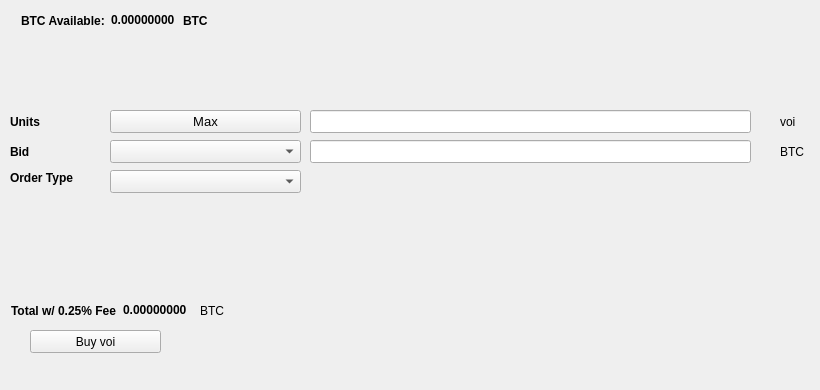
   <widget class="QWidget" name="BuyTab">
    <attribute name="title">
     <string>Buy</string>
    </attribute>
    <widget class="QPushButton" name="Buyvoi">
     <property name="geometry">
      <rect>
       <x>30</x>
       <y>330</y>
       <width>131</width>
       <height>23</height>
      </rect>
     </property>
     <property name="text">
      <string>Buy voi</string>
     </property>
     <property name="icon">
      <iconset resource="../voi.qrc">
       <normaloff>:/icons/bitcoin</normaloff>:/icons/bitcoin</iconset>
     </property>
    </widget>
    <widget class="QLabel" name="label_3">
     <property name="geometry">
      <rect>
       <x>10</x>
       <y>110</y>
       <width>46</width>
       <height>23</height>
      </rect>
     </property>
     <property name="font">
      <font>
       <weight>75</weight>
       <bold>true</bold>
      </font>
     </property>
     <property name="text">
      <string>Units</string>
     </property>
    </widget>
    <widget class="QLineEdit" name="UnitsInput">
     <property name="geometry">
      <rect>
       <x>310</x>
       <y>110</y>
       <width>441</width>
       <height>23</height>
      </rect>
     </property>
     <property name="font">
      <font>
       <pointsize>9</pointsize>
       <weight>75</weight>
       <bold>true</bold>
      </font>
     </property>
    </widget>
    <widget class="QLineEdit" name="BuyBidPriceEdit">
     <property name="geometry">
      <rect>
       <x>310</x>
       <y>140</y>
       <width>441</width>
       <height>23</height>
      </rect>
     </property>
     <property name="font">
      <font>
       <pointsize>9</pointsize>
       <weight>75</weight>
       <bold>true</bold>
      </font>
     </property>
    </widget>
    <widget class="QLabel" name="label_4">
     <property name="geometry">
      <rect>
       <x>780</x>
       <y>110</y>
       <width>31</width>
       <height>23</height>
      </rect>
     </property>
     <property name="text">
      <string>voi</string>
     </property>
    </widget>
    <widget class="QLabel" name="label_5">
     <property name="geometry">
      <rect>
       <x>780</x>
       <y>140</y>
       <width>31</width>
       <height>23</height>
      </rect>
     </property>
     <property name="text">
      <string>BTC</string>
     </property>
    </widget>
    <widget class="QLabel" name="label_6">
     <property name="geometry">
      <rect>
       <x>10</x>
       <y>140</y>
       <width>46</width>
       <height>23</height>
      </rect>
     </property>
     <property name="font">
      <font>
       <weight>75</weight>
       <bold>true</bold>
      </font>
     </property>
     <property name="text">
      <string>Bid</string>
     </property>
    </widget>
    <widget class="QLabel" name="label_7">
     <property name="geometry">
      <rect>
       <x>10</x>
       <y>170</y>
       <width>91</width>
       <height>16</height>
      </rect>
     </property>
     <property name="font">
      <font>
       <weight>75</weight>
       <bold>true</bold>
      </font>
     </property>
     <property name="text">
      <string>Order Type</string>
     </property>
    </widget>
    <widget class="QPushButton" name="Buy_Max_Amount">
     <property name="geometry">
      <rect>
       <x>110</x>
       <y>110</y>
       <width>191</width>
       <height>23</height>
      </rect>
     </property>
     <property name="font">
      <font>
       <pointsize>10</pointsize>
      </font>
     </property>
     <property name="text">
      <string>Max</string>
     </property>
    </widget>
    <widget class="QComboBox" name="BuyBidcomboBox">
     <property name="geometry">
      <rect>
       <x>110</x>
       <y>140</y>
       <width>191</width>
       <height>23</height>
      </rect>
     </property>
     <property name="font">
      <font>
       <pointsize>10</pointsize>
      </font>
     </property>
    </widget>
    <widget class="QComboBox" name="buyOrdertypeCombo">
     <property name="geometry">
      <rect>
       <x>110</x>
       <y>170</y>
       <width>191</width>
       <height>23</height>
      </rect>
     </property>
     <property name="font">
      <font>
       <pointsize>10</pointsize>
      </font>
     </property>
    </widget>
    <widget class="QWidget" name="layoutWidget1">
     <property name="geometry">
      <rect>
       <x>21</x>
       <y>11</y>
       <width>227</width>
       <height>19</height>
      </rect>
     </property>
     <layout class="QHBoxLayout" name="horizontalLayout_3">
      <item>
       <widget class="QLabel" name="label232">
        <property name="font">
         <font>
          <weight>75</weight>
          <bold>true</bold>
         </font>
        </property>
        <property name="text">
         <string>BTC Available:</string>
        </property>
       </widget>
      </item>
      <item>
       <widget class="QLabel" name="BtcAvailableLbl">
        <property name="palette">
         <palette>
          <active>
           <colorrole role="WindowText">
            <brush brushstyle="SolidPattern">
             <color alpha="255">
              <red>0</red>
              <green>0</green>
              <blue>0</blue>
             </color>
            </brush>
           </colorrole>
           <colorrole role="Button">
            <brush brushstyle="SolidPattern">
             <color alpha="255">
              <red>0</red>
              <green>170</green>
              <blue>0</blue>
             </color>
            </brush>
           </colorrole>
           <colorrole role="Light">
            <brush brushstyle="SolidPattern">
             <color alpha="255">
              <red>0</red>
              <green>255</green>
              <blue>0</blue>
             </color>
            </brush>
           </colorrole>
           <colorrole role="Midlight">
            <brush brushstyle="SolidPattern">
             <color alpha="255">
              <red>0</red>
              <green>212</green>
              <blue>0</blue>
             </color>
            </brush>
           </colorrole>
           <colorrole role="Dark">
            <brush brushstyle="SolidPattern">
             <color alpha="255">
              <red>0</red>
              <green>85</green>
              <blue>0</blue>
             </color>
            </brush>
           </colorrole>
           <colorrole role="Mid">
            <brush brushstyle="SolidPattern">
             <color alpha="255">
              <red>0</red>
              <green>113</green>
              <blue>0</blue>
             </color>
            </brush>
           </colorrole>
           <colorrole role="Text">
            <brush brushstyle="SolidPattern">
             <color alpha="255">
              <red>0</red>
              <green>170</green>
              <blue>0</blue>
             </color>
            </brush>
           </colorrole>
           <colorrole role="BrightText">
            <brush brushstyle="SolidPattern">
             <color alpha="255">
              <red>255</red>
              <green>255</green>
              <blue>255</blue>
             </color>
            </brush>
           </colorrole>
           <colorrole role="ButtonText">
            <brush brushstyle="SolidPattern">
             <color alpha="255">
              <red>0</red>
              <green>0</green>
              <blue>0</blue>
             </color>
            </brush>
           </colorrole>
           <colorrole role="Base">
            <brush brushstyle="SolidPattern">
             <color alpha="255">
              <red>255</red>
              <green>255</green>
              <blue>255</blue>
             </color>
            </brush>
           </colorrole>
           <colorrole role="Window">
            <brush brushstyle="SolidPattern">
             <color alpha="255">
              <red>0</red>
              <green>170</green>
              <blue>0</blue>
             </color>
            </brush>
           </colorrole>
           <colorrole role="Shadow">
            <brush brushstyle="SolidPattern">
             <color alpha="255">
              <red>0</red>
              <green>0</green>
              <blue>0</blue>
             </color>
            </brush>
           </colorrole>
           <colorrole role="AlternateBase">
            <brush brushstyle="SolidPattern">
             <color alpha="255">
              <red>127</red>
              <green>212</green>
              <blue>127</blue>
             </color>
            </brush>
           </colorrole>
           <colorrole role="ToolTipBase">
            <brush brushstyle="SolidPattern">
             <color alpha="255">
              <red>255</red>
              <green>255</green>
              <blue>220</blue>
             </color>
            </brush>
           </colorrole>
           <colorrole role="ToolTipText">
            <brush brushstyle="SolidPattern">
             <color alpha="255">
              <red>0</red>
              <green>0</green>
              <blue>0</blue>
             </color>
            </brush>
           </colorrole>
          </active>
          <inactive>
           <colorrole role="WindowText">
            <brush brushstyle="SolidPattern">
             <color alpha="255">
              <red>0</red>
              <green>0</green>
              <blue>0</blue>
             </color>
            </brush>
           </colorrole>
           <colorrole role="Button">
            <brush brushstyle="SolidPattern">
             <color alpha="255">
              <red>0</red>
              <green>170</green>
              <blue>0</blue>
             </color>
            </brush>
           </colorrole>
           <colorrole role="Light">
            <brush brushstyle="SolidPattern">
             <color alpha="255">
              <red>0</red>
              <green>255</green>
              <blue>0</blue>
             </color>
            </brush>
           </colorrole>
           <colorrole role="Midlight">
            <brush brushstyle="SolidPattern">
             <color alpha="255">
              <red>0</red>
              <green>212</green>
              <blue>0</blue>
             </color>
            </brush>
           </colorrole>
           <colorrole role="Dark">
            <brush brushstyle="SolidPattern">
             <color alpha="255">
              <red>0</red>
              <green>85</green>
              <blue>0</blue>
             </color>
            </brush>
           </colorrole>
           <colorrole role="Mid">
            <brush brushstyle="SolidPattern">
             <color alpha="255">
              <red>0</red>
              <green>113</green>
              <blue>0</blue>
             </color>
            </brush>
           </colorrole>
           <colorrole role="Text">
            <brush brushstyle="SolidPattern">
             <color alpha="255">
              <red>0</red>
              <green>170</green>
              <blue>0</blue>
             </color>
            </brush>
           </colorrole>
           <colorrole role="BrightText">
            <brush brushstyle="SolidPattern">
             <color alpha="255">
              <red>255</red>
              <green>255</green>
              <blue>255</blue>
             </color>
            </brush>
           </colorrole>
           <colorrole role="ButtonText">
            <brush brushstyle="SolidPattern">
             <color alpha="255">
              <red>0</red>
              <green>0</green>
              <blue>0</blue>
             </color>
            </brush>
           </colorrole>
           <colorrole role="Base">
            <brush brushstyle="SolidPattern">
             <color alpha="255">
              <red>255</red>
              <green>255</green>
              <blue>255</blue>
             </color>
            </brush>
           </colorrole>
           <colorrole role="Window">
            <brush brushstyle="SolidPattern">
             <color alpha="255">
              <red>0</red>
              <green>170</green>
              <blue>0</blue>
             </color>
            </brush>
           </colorrole>
           <colorrole role="Shadow">
            <brush brushstyle="SolidPattern">
             <color alpha="255">
              <red>0</red>
              <green>0</green>
              <blue>0</blue>
             </color>
            </brush>
           </colorrole>
           <colorrole role="AlternateBase">
            <brush brushstyle="SolidPattern">
             <color alpha="255">
              <red>127</red>
              <green>212</green>
              <blue>127</blue>
             </color>
            </brush>
           </colorrole>
           <colorrole role="ToolTipBase">
            <brush brushstyle="SolidPattern">
             <color alpha="255">
              <red>255</red>
              <green>255</green>
              <blue>220</blue>
             </color>
            </brush>
           </colorrole>
           <colorrole role="ToolTipText">
            <brush brushstyle="SolidPattern">
             <color alpha="255">
              <red>0</red>
              <green>0</green>
              <blue>0</blue>
             </color>
            </brush>
           </colorrole>
          </inactive>
          <disabled>
           <colorrole role="WindowText">
            <brush brushstyle="SolidPattern">
             <color alpha="255">
              <red>0</red>
              <green>85</green>
              <blue>0</blue>
             </color>
            </brush>
           </colorrole>
           <colorrole role="Button">
            <brush brushstyle="SolidPattern">
             <color alpha="255">
              <red>0</red>
              <green>170</green>
              <blue>0</blue>
             </color>
            </brush>
           </colorrole>
           <colorrole role="Light">
            <brush brushstyle="SolidPattern">
             <color alpha="255">
              <red>0</red>
              <green>255</green>
              <blue>0</blue>
             </color>
            </brush>
           </colorrole>
           <colorrole role="Midlight">
            <brush brushstyle="SolidPattern">
             <color alpha="255">
              <red>0</red>
              <green>212</green>
              <blue>0</blue>
             </color>
            </brush>
           </colorrole>
           <colorrole role="Dark">
            <brush brushstyle="SolidPattern">
             <color alpha="255">
              <red>0</red>
              <green>85</green>
              <blue>0</blue>
             </color>
            </brush>
           </colorrole>
           <colorrole role="Mid">
            <brush brushstyle="SolidPattern">
             <color alpha="255">
              <red>0</red>
              <green>113</green>
              <blue>0</blue>
             </color>
            </brush>
           </colorrole>
           <colorrole role="Text">
            <brush brushstyle="SolidPattern">
             <color alpha="255">
              <red>0</red>
              <green>85</green>
              <blue>0</blue>
             </color>
            </brush>
           </colorrole>
           <colorrole role="BrightText">
            <brush brushstyle="SolidPattern">
             <color alpha="255">
              <red>255</red>
              <green>255</green>
              <blue>255</blue>
             </color>
            </brush>
           </colorrole>
           <colorrole role="ButtonText">
            <brush brushstyle="SolidPattern">
             <color alpha="255">
              <red>0</red>
              <green>85</green>
              <blue>0</blue>
             </color>
            </brush>
           </colorrole>
           <colorrole role="Base">
            <brush brushstyle="SolidPattern">
             <color alpha="255">
              <red>0</red>
              <green>170</green>
              <blue>0</blue>
             </color>
            </brush>
           </colorrole>
           <colorrole role="Window">
            <brush brushstyle="SolidPattern">
             <color alpha="255">
              <red>0</red>
              <green>170</green>
              <blue>0</blue>
             </color>
            </brush>
           </colorrole>
           <colorrole role="Shadow">
            <brush brushstyle="SolidPattern">
             <color alpha="255">
              <red>0</red>
              <green>0</green>
              <blue>0</blue>
             </color>
            </brush>
           </colorrole>
           <colorrole role="AlternateBase">
            <brush brushstyle="SolidPattern">
             <color alpha="255">
              <red>0</red>
              <green>170</green>
              <blue>0</blue>
             </color>
            </brush>
           </colorrole>
           <colorrole role="ToolTipBase">
            <brush brushstyle="SolidPattern">
             <color alpha="255">
              <red>255</red>
              <green>255</green>
              <blue>220</blue>
             </color>
            </brush>
           </colorrole>
           <colorrole role="ToolTipText">
            <brush brushstyle="SolidPattern">
             <color alpha="255">
              <red>0</red>
              <green>0</green>
              <blue>0</blue>
             </color>
            </brush>
           </colorrole>
          </disabled>
         </palette>
        </property>
        <property name="font">
         <font>
          <weight>75</weight>
          <bold>true</bold>
         </font>
        </property>
        <property name="text">
         <string>0.00000000</string>
        </property>
        <property name="textInteractionFlags">
         <set>Qt::LinksAccessibleByMouse|Qt::TextSelectableByKeyboard|Qt::TextSelectableByMouse</set>
        </property>
       </widget>
      </item>
      <item>
       <widget class="QLabel" name="BtcAvailableLbl_2">
        <property name="font">
         <font>
          <weight>75</weight>
          <bold>true</bold>
         </font>
        </property>
        <property name="text">
         <string>BTC</string>
        </property>
       </widget>
      </item>
     </layout>
    </widget>
    <widget class="QWidget" name="layoutWidge2">
     <property name="geometry">
      <rect>
       <x>11</x>
       <y>301</y>
       <width>259</width>
       <height>19</height>
      </rect>
     </property>
     <layout class="QHBoxLayout" name="horizontalLayout_4">
      <item>
       <widget class="QLabel" name="label_9">
        <property name="font">
         <font>
          <weight>75</weight>
          <bold>true</bold>
         </font>
        </property>
        <property name="text">
         <string>Total w/ 0.25% Fee</string>
        </property>
       </widget>
      </item>
      <item>
       <widget class="QLabel" name="BuyCostLabel">
        <property name="palette">
         <palette>
          <active>
           <colorrole role="WindowText">
            <brush brushstyle="SolidPattern">
             <color alpha="255">
              <red>0</red>
              <green>0</green>
              <blue>0</blue>
             </color>
            </brush>
           </colorrole>
           <colorrole role="Button">
            <brush brushstyle="SolidPattern">
             <color alpha="255">
              <red>0</red>
              <green>170</green>
              <blue>0</blue>
             </color>
            </brush>
           </colorrole>
           <colorrole role="Light">
            <brush brushstyle="SolidPattern">
             <color alpha="255">
              <red>0</red>
              <green>255</green>
              <blue>0</blue>
             </color>
            </brush>
           </colorrole>
           <colorrole role="Midlight">
            <brush brushstyle="SolidPattern">
             <color alpha="255">
              <red>0</red>
              <green>212</green>
              <blue>0</blue>
             </color>
            </brush>
           </colorrole>
           <colorrole role="Dark">
            <brush brushstyle="SolidPattern">
             <color alpha="255">
              <red>0</red>
              <green>85</green>
              <blue>0</blue>
             </color>
            </brush>
           </colorrole>
           <colorrole role="Mid">
            <brush brushstyle="SolidPattern">
             <color alpha="255">
              <red>0</red>
              <green>113</green>
              <blue>0</blue>
             </color>
            </brush>
           </colorrole>
           <colorrole role="Text">
            <brush brushstyle="SolidPattern">
             <color alpha="255">
              <red>0</red>
              <green>170</green>
              <blue>0</blue>
             </color>
            </brush>
           </colorrole>
           <colorrole role="BrightText">
            <brush brushstyle="SolidPattern">
             <color alpha="255">
              <red>255</red>
              <green>255</green>
              <blue>255</blue>
             </color>
            </brush>
           </colorrole>
           <colorrole role="ButtonText">
            <brush brushstyle="SolidPattern">
             <color alpha="255">
              <red>0</red>
              <green>0</green>
              <blue>0</blue>
             </color>
            </brush>
           </colorrole>
           <colorrole role="Base">
            <brush brushstyle="SolidPattern">
             <color alpha="255">
              <red>255</red>
              <green>255</green>
              <blue>255</blue>
             </color>
            </brush>
           </colorrole>
           <colorrole role="Window">
            <brush brushstyle="SolidPattern">
             <color alpha="255">
              <red>0</red>
              <green>170</green>
              <blue>0</blue>
             </color>
            </brush>
           </colorrole>
           <colorrole role="Shadow">
            <brush brushstyle="SolidPattern">
             <color alpha="255">
              <red>0</red>
              <green>0</green>
              <blue>0</blue>
             </color>
            </brush>
           </colorrole>
           <colorrole role="AlternateBase">
            <brush brushstyle="SolidPattern">
             <color alpha="255">
              <red>127</red>
              <green>212</green>
              <blue>127</blue>
             </color>
            </brush>
           </colorrole>
           <colorrole role="ToolTipBase">
            <brush brushstyle="SolidPattern">
             <color alpha="255">
              <red>255</red>
              <green>255</green>
              <blue>220</blue>
             </color>
            </brush>
           </colorrole>
           <colorrole role="ToolTipText">
            <brush brushstyle="SolidPattern">
             <color alpha="255">
              <red>0</red>
              <green>0</green>
              <blue>0</blue>
             </color>
            </brush>
           </colorrole>
          </active>
          <inactive>
           <colorrole role="WindowText">
            <brush brushstyle="SolidPattern">
             <color alpha="255">
              <red>0</red>
              <green>0</green>
              <blue>0</blue>
             </color>
            </brush>
           </colorrole>
           <colorrole role="Button">
            <brush brushstyle="SolidPattern">
             <color alpha="255">
              <red>0</red>
              <green>170</green>
              <blue>0</blue>
             </color>
            </brush>
           </colorrole>
           <colorrole role="Light">
            <brush brushstyle="SolidPattern">
             <color alpha="255">
              <red>0</red>
              <green>255</green>
              <blue>0</blue>
             </color>
            </brush>
           </colorrole>
           <colorrole role="Midlight">
            <brush brushstyle="SolidPattern">
             <color alpha="255">
              <red>0</red>
              <green>212</green>
              <blue>0</blue>
             </color>
            </brush>
           </colorrole>
           <colorrole role="Dark">
            <brush brushstyle="SolidPattern">
             <color alpha="255">
              <red>0</red>
              <green>85</green>
              <blue>0</blue>
             </color>
            </brush>
           </colorrole>
           <colorrole role="Mid">
            <brush brushstyle="SolidPattern">
             <color alpha="255">
              <red>0</red>
              <green>113</green>
              <blue>0</blue>
             </color>
            </brush>
           </colorrole>
           <colorrole role="Text">
            <brush brushstyle="SolidPattern">
             <color alpha="255">
              <red>0</red>
              <green>170</green>
              <blue>0</blue>
             </color>
            </brush>
           </colorrole>
           <colorrole role="BrightText">
            <brush brushstyle="SolidPattern">
             <color alpha="255">
              <red>255</red>
              <green>255</green>
              <blue>255</blue>
             </color>
            </brush>
           </colorrole>
           <colorrole role="ButtonText">
            <brush brushstyle="SolidPattern">
             <color alpha="255">
              <red>0</red>
              <green>0</green>
              <blue>0</blue>
             </color>
            </brush>
           </colorrole>
           <colorrole role="Base">
            <brush brushstyle="SolidPattern">
             <color alpha="255">
              <red>255</red>
              <green>255</green>
              <blue>255</blue>
             </color>
            </brush>
           </colorrole>
           <colorrole role="Window">
            <brush brushstyle="SolidPattern">
             <color alpha="255">
              <red>0</red>
              <green>170</green>
              <blue>0</blue>
             </color>
            </brush>
           </colorrole>
           <colorrole role="Shadow">
            <brush brushstyle="SolidPattern">
             <color alpha="255">
              <red>0</red>
              <green>0</green>
              <blue>0</blue>
             </color>
            </brush>
           </colorrole>
           <colorrole role="AlternateBase">
            <brush brushstyle="SolidPattern">
             <color alpha="255">
              <red>127</red>
              <green>212</green>
              <blue>127</blue>
             </color>
            </brush>
           </colorrole>
           <colorrole role="ToolTipBase">
            <brush brushstyle="SolidPattern">
             <color alpha="255">
              <red>255</red>
              <green>255</green>
              <blue>220</blue>
             </color>
            </brush>
           </colorrole>
           <colorrole role="ToolTipText">
            <brush brushstyle="SolidPattern">
             <color alpha="255">
              <red>0</red>
              <green>0</green>
              <blue>0</blue>
             </color>
            </brush>
           </colorrole>
          </inactive>
          <disabled>
           <colorrole role="WindowText">
            <brush brushstyle="SolidPattern">
             <color alpha="255">
              <red>0</red>
              <green>85</green>
              <blue>0</blue>
             </color>
            </brush>
           </colorrole>
           <colorrole role="Button">
            <brush brushstyle="SolidPattern">
             <color alpha="255">
              <red>0</red>
              <green>170</green>
              <blue>0</blue>
             </color>
            </brush>
           </colorrole>
           <colorrole role="Light">
            <brush brushstyle="SolidPattern">
             <color alpha="255">
              <red>0</red>
              <green>255</green>
              <blue>0</blue>
             </color>
            </brush>
           </colorrole>
           <colorrole role="Midlight">
            <brush brushstyle="SolidPattern">
             <color alpha="255">
              <red>0</red>
              <green>212</green>
              <blue>0</blue>
             </color>
            </brush>
           </colorrole>
           <colorrole role="Dark">
            <brush brushstyle="SolidPattern">
             <color alpha="255">
              <red>0</red>
              <green>85</green>
              <blue>0</blue>
             </color>
            </brush>
           </colorrole>
           <colorrole role="Mid">
            <brush brushstyle="SolidPattern">
             <color alpha="255">
              <red>0</red>
              <green>113</green>
              <blue>0</blue>
             </color>
            </brush>
           </colorrole>
           <colorrole role="Text">
            <brush brushstyle="SolidPattern">
             <color alpha="255">
              <red>0</red>
              <green>85</green>
              <blue>0</blue>
             </color>
            </brush>
           </colorrole>
           <colorrole role="BrightText">
            <brush brushstyle="SolidPattern">
             <color alpha="255">
              <red>255</red>
              <green>255</green>
              <blue>255</blue>
             </color>
            </brush>
           </colorrole>
           <colorrole role="ButtonText">
            <brush brushstyle="SolidPattern">
             <color alpha="255">
              <red>0</red>
              <green>85</green>
              <blue>0</blue>
             </color>
            </brush>
           </colorrole>
           <colorrole role="Base">
            <brush brushstyle="SolidPattern">
             <color alpha="255">
              <red>0</red>
              <green>170</green>
              <blue>0</blue>
             </color>
            </brush>
           </colorrole>
           <colorrole role="Window">
            <brush brushstyle="SolidPattern">
             <color alpha="255">
              <red>0</red>
              <green>170</green>
              <blue>0</blue>
             </color>
            </brush>
           </colorrole>
           <colorrole role="Shadow">
            <brush brushstyle="SolidPattern">
             <color alpha="255">
              <red>0</red>
              <green>0</green>
              <blue>0</blue>
             </color>
            </brush>
           </colorrole>
           <colorrole role="AlternateBase">
            <brush brushstyle="SolidPattern">
             <color alpha="255">
              <red>0</red>
              <green>170</green>
              <blue>0</blue>
             </color>
            </brush>
           </colorrole>
           <colorrole role="ToolTipBase">
            <brush brushstyle="SolidPattern">
             <color alpha="255">
              <red>255</red>
              <green>255</green>
              <blue>220</blue>
             </color>
            </brush>
           </colorrole>
           <colorrole role="ToolTipText">
            <brush brushstyle="SolidPattern">
             <color alpha="255">
              <red>0</red>
              <green>0</green>
              <blue>0</blue>
             </color>
            </brush>
           </colorrole>
          </disabled>
         </palette>
        </property>
        <property name="font">
         <font>
          <weight>75</weight>
          <bold>true</bold>
         </font>
        </property>
        <property name="autoFillBackground">
         <bool>false</bool>
        </property>
        <property name="text">
         <string>0.00000000</string>
        </property>
        <property name="textInteractionFlags">
         <set>Qt::LinksAccessibleByMouse|Qt::TextSelectableByMouse</set>
        </property>
       </widget>
      </item>
      <item>
       <widget class="QLabel" name="label_10">
        <property name="font">
         <font>
          <weight>50</weight>
          <bold>false</bold>
         </font>
        </property>
        <property name="text">
         <string>BTC</string>
        </property>
       </widget>
      </item>
     </layout>
    </widget>
    <widget class="QLabel" name="label_24">
     <property name="geometry">
      <rect>
       <x>460</x>
       <y>300</y>
       <width>281</width>
       <height>81</height>
      </rect>
     </property>
     <property name="text">
      <string/>
     </property>
     <property name="pixmap">
      <pixmap>:/images/bittrex</pixmap>
     </property>
    </widget>
   </widget>
